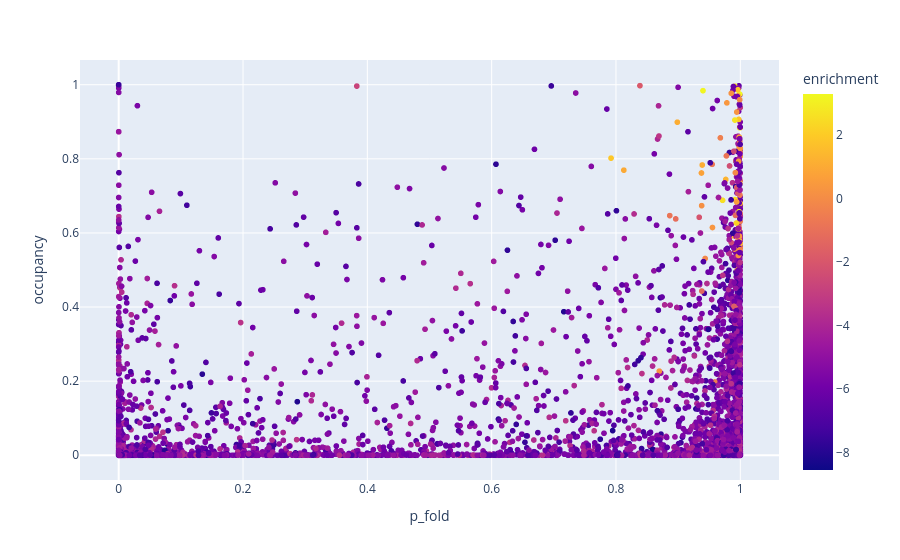

Source (notebook cell):
### Code cell
import plotly.express as px

fig = px.scatter(exp_df.loc[exp_df.lib_read_counts >= 10], "p_fold", "occupancy", color="enrichment")
fig.show()

### Figure 1 — Plotly figure (JSON) as saved in the notebook; plotly's stock layout.template omitted (floating-point values rounded to 4 significant figures; data arrays with more than 128 entries replaced by an {"elided": "..."} marker saying what was removed)
{"data": [{"hovertemplate": "p_fold=%{x}<br>occupancy=%{y}<br>enrichment=%{marker.color}<extra></extra>", "legendgroup": "", "marker": {"color": {"elided": "5762 float values"}, "coloraxis": "coloraxis", "symbol": "circle"}, "mode": "markers", "name": "", "showlegend": false, "type": "scattergl", "x": {"elided": "5762 float values"}, "xaxis": "x", "y": {"elided": "5762 float values"}, "yaxis": "y"}], "layout": {"coloraxis": {"colorbar": {"title": {"text": "enrichment"}}, "colorscale": [[0, "#0d0887"], [0.1111, "#46039f"], [0.2222, "#7201a8"], [0.3333, "#9c179e"], [0.4444, "#bd3786"], [0.5556, "#d8576b"], [0.6667, "#ed7953"], [0.7778, "#fb9f3a"], [0.8889, "#fdca26"], [1, "#f0f921"]]}, "legend": {"tracegroupgap": 0}, "margin": {"t": 60}, "xaxis": {"anchor": "y", "domain": [0, 1], "title": {"text": "p_fold"}}, "yaxis": {"anchor": "x", "domain": [0, 1], "title": {"text": "occupancy"}}}}
